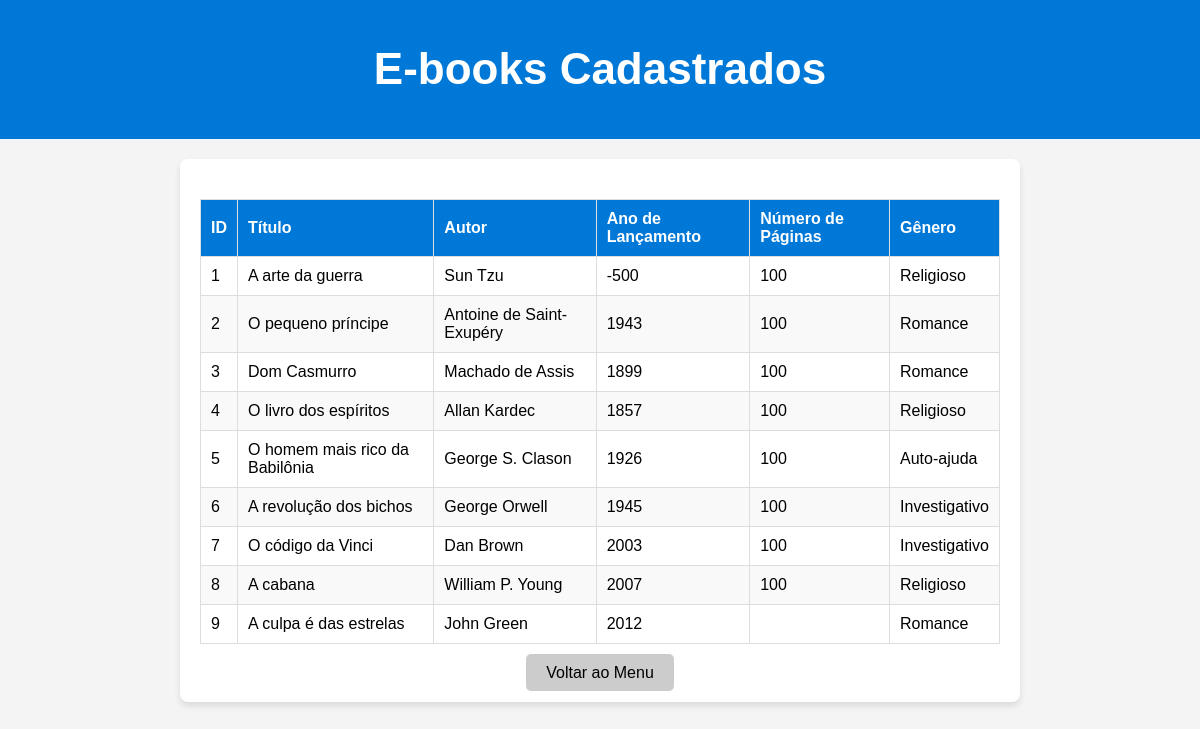
/views/ebook/listar_ebooks.php, run on the app's committed database.
### tables this page shows
CREATE TABLE `ebooks` (
  `id` int(11) NOT NULL,
  `titulo` varchar(100) NOT NULL,
  `autor` varchar(100) NOT NULL,
  `lancamento` int(11) NOT NULL,
  `id_genero` int(11) NOT NULL,
  `paginas` int(11) DEFAULT NULL
);

CREATE TABLE `genero` (
  `id` int(11) NOT NULL,
  `nome` varchar(100) NOT NULL
);

### src/controllers/EbookController.php (called while the page is built, shortened)
<?php
class EbookController {
    public static function listarEbooks() {
        $conexao = Conexao::conectar();
        $sql = "SELECT e.*, g.nome AS nome_genero
                FROM ebooks e
                JOIN genero g ON e.id_genero = g.id";
        $stmt = $conexao->prepare($sql);
        $stmt->execute();
        return $stmt->fetchAll(PDO::FETCH_ASSOC);
    }
}
?>

### views/ebook/listar_ebooks.php (the view, shortened to what this page needs)
<?php
include_once '../../src/controllers/EbookController.php';
try {
    $ebooks = EbookController::listarEbooks();
} catch (Exception $e) {
    $erro = "Erro ao listar e-books: " . htmlspecialchars($e->getMessage());
}
?>
<!DOCTYPE html>
<html lang="pt">
<head>
    <link rel="stylesheet" href="../../assets/css/styles.css">
</head>
<body>
    <header>
        <h1>E-books Cadastrados</h1>
    </header>
    <main class="list-container">
        <?php if (isset($erro)): ?>
            <p class="error"><?= $erro ?></p>
        <?php elseif (empty($ebooks)): ?>
            <p class="info">Nenhum e-book cadastrado.</p>
        <?php else: ?>
            <table class="table">
                <thead>
                    <tr>
                        <th>ID</th>
                        <th>Título</th>
                        <th>Autor</th>
                        <th>Ano de Lançamento</th>
                        <th>Número de Páginas</th>
                        <th>Gênero</th>
                    </tr>
                </thead>
                <tbody>
                    <?php foreach ($ebooks as $ebook): ?>
                        <tr>
                            <td><?= htmlspecialchars($ebook['id']) ?></td>
                            <td><?= htmlspecialchars($ebook['titulo']) ?></td>
                            <td><?= htmlspecialchars($ebook['autor']) ?></td>
                            <td><?= htmlspecialchars($ebook['lancamento']) ?></td>
                            <td><?= htmlspecialchars($ebook['paginas']) ?></td>
                            <td><?= htmlspecialchars($ebook['nome_genero']) ?></td>
                        </tr>
                    <?php endforeach; ?>
                </tbody>
            </table>
        <?php endif; ?>
        <div class="actions">
            <a href="../../index.html" class="btn-secondary">Voltar ao Menu</a>
        </div>
    </main>
</body>
</html>

### assets/css/styles.css (style rules this page uses)
body { font-family: Arial, sans-serif; margin: 0; padding: 0; background-color: #f4f4f4; text-align: center; }
header { background-color: #0078d7; color: white; padding: 15px; font-size: 22px; }
.btn-secondary { background-color: #ccc; color: black; padding: 10px 20px; border-radius: 5px; text-decoration: none; font-size: 16px; transition: background-color 0.3s; }
.list-container { max-width: 800px; margin: 20px auto; padding: 20px; background-color: white; border-radius: 8px; box-shadow: 0 4px 6px rgba(0, 0, 0, 0.1); }
.table { width: 100%; border-collapse: collapse; margin-top: 20px; }
.table th, .table td { border: 1px solid #ddd; padding: 10px; text-align: left; }
.table th { background-color: #0078d7; color: white; }
.table tr:nth-child(even) { background-color: #f9f9f9; }
.actions { text-align: center; margin-top: 20px; }
.actions .btn-secondary { background-color: #ccc; color: black; padding: 10px 20px; border-radius: 5px; text-decoration: none; font-size: 16px; transition: background-color 0.3s; }

### data on the page
ebooks: id "1", titulo "A arte da guerra", autor "Sun Tzu", lancamento "-500", paginas "100", id_genero.nome "Religioso"
ebooks: id "2", titulo "O pequeno príncipe", autor "Antoine de Saint-Exupéry", lancamento "1943", paginas "100", id_genero.nome "Romance"
ebooks: id "3", titulo "Dom Casmurro", autor "Machado de Assis", lancamento "1899", paginas "100", id_genero.nome "Romance"
ebooks: id "4", titulo "O livro dos espíritos", autor "Allan Kardec", lancamento "1857", paginas "100", id_genero.nome "Religioso"
ebooks: id "5", titulo "O homem mais rico da Babilônia", autor "George S. Clason", lancamento "1926", paginas "100", id_genero.nome "Auto-ajuda"
ebooks: id "6", titulo "A revolução dos bichos", autor "George Orwell", lancamento "1945", paginas "100", id_genero.nome "Investigativo"
ebooks: id "7", titulo "O código da Vinci", autor "Dan Brown", lancamento "2003", paginas "100", id_genero.nome "Investigativo"
ebooks: id "8", titulo "A cabana", autor "William P. Young", lancamento "2007", paginas "100", id_genero.nome "Religioso"
ebooks: id "9", titulo "A culpa é das estrelas", autor "John Green", lancamento "2012", id_genero.nome "Romance"
